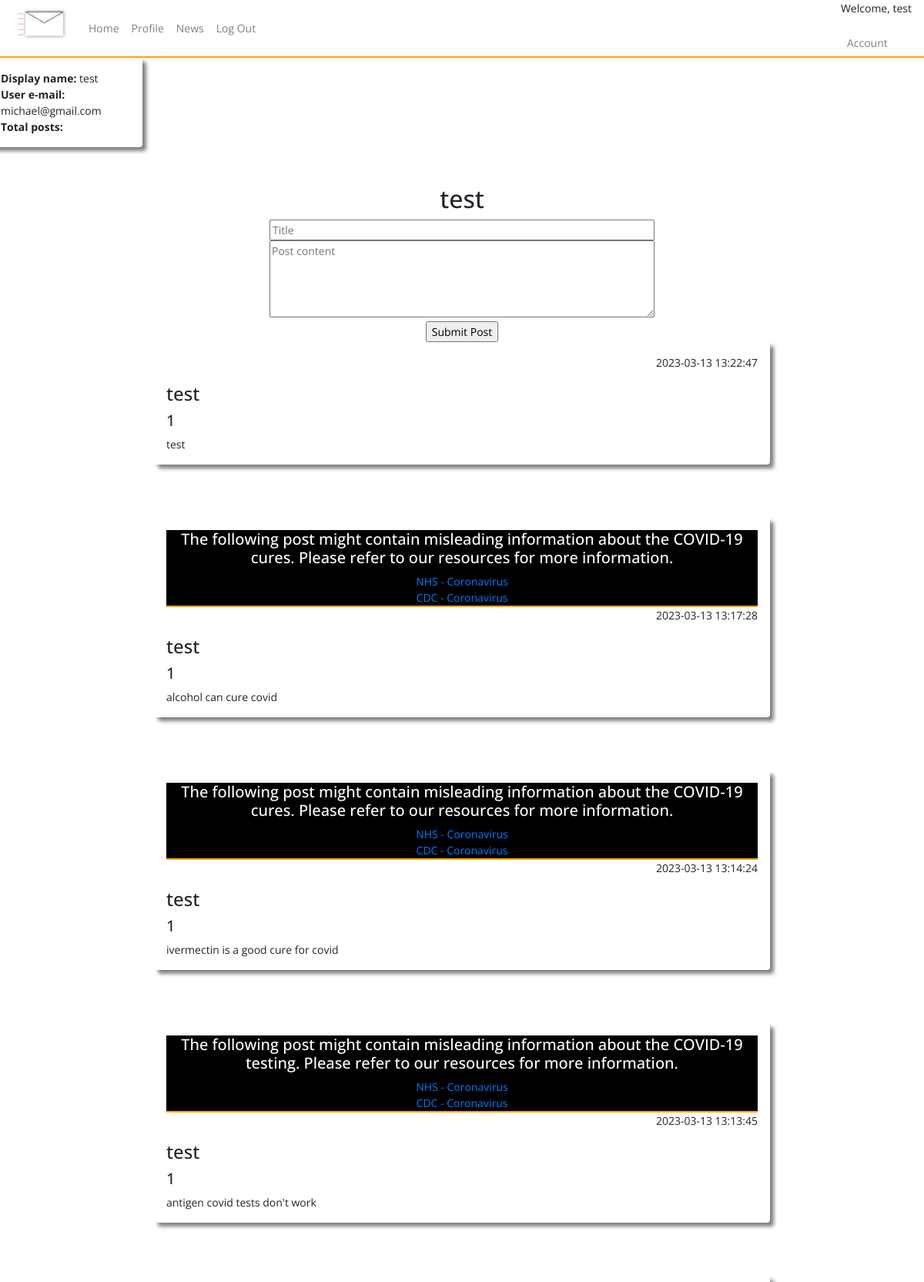
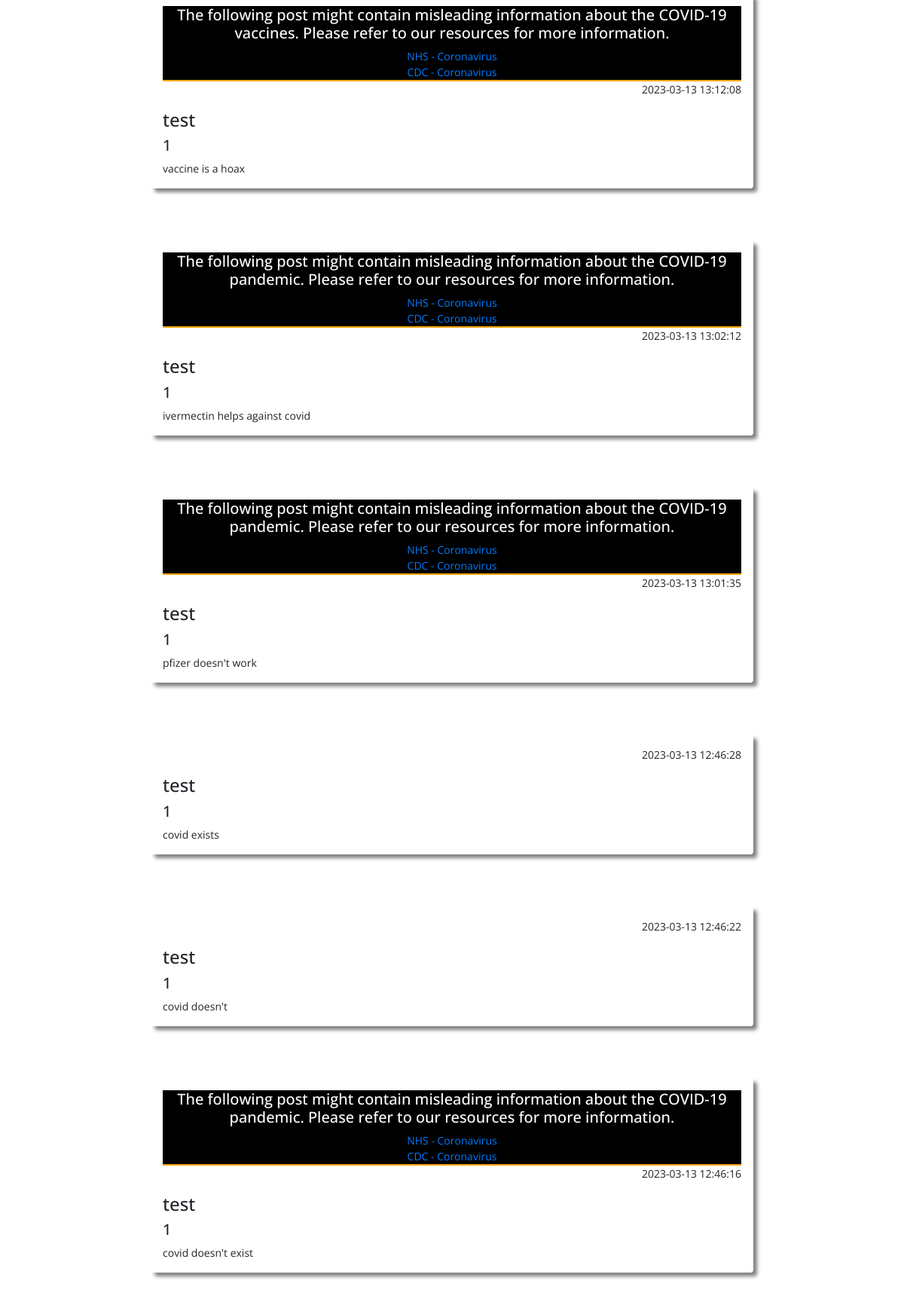
Page /index (signed in, upper part) on the committed database (2 pictures, top to bottom).
### tables this page shows
CREATE TABLE users (
    ID INTEGER PRIMARY KEY AUTOINCREMENT,
    username TEXT NOT NULL,
    password TEXT NOT NULL,
    email TEXT NOT NULL UNIQUE
, user_type VARCHAR, whitelisted text, blacklisted text);

CREATE TABLE posts (
    ID INTEGER PRIMARY KEY AUTOINCREMENT,
    title TEXT NOT NULL,
    content TEXT NOT NULL,
    by_user TEXT NOT NULL,
    created_at timestamp default current_timestamp
, userID integer, flag_covid text, blacklisted text, flag_vaccine text, flag_tests text, flag_cures text);

### app.py (the view)
@app.route("/index")
def posts():
   if not session.get('username'):
    return redirect(url_for('home'))
   posts=query_db('SELECT * FROM posts ORDER BY created_at DESC')
   user=query_db('SELECT * FROM users WHERE username = ?', [session['username']], True)
   return render_template('index.html', posts = posts, user = user)

### app.py (called while the page is built)
def query_db(query, args=(), one=False):
    con = g._database = sqlite3.connect(DATABASE)
    con.row_factory = sqlite3.Row
    cur = con.execute(query, args)
    rv = cur.fetchall()
    cur.close()
    return (rv[0] if rv else None) if one else rv

### templates/index.html (shortened to what this page needs)
{% include "layout.html" %}
{% include "nav.html" %}
<body>
<div class="row h-500 acc_snippet">
  <div class="col-4 shadow p-3 mb-5 rounded">
      <b>Display name:</b> {{ user.username }}<br>
      <b>User e-mail:</b> {{ user.email }}<br>
      <b>Total posts:</b>
  </div>
</div>
<div class="container-fluid create-post">
  <div class="row h-500">
    <div class="col">
      <h2>{{session.username}}</h2>
      <form action="{{ url_for('post_submit') }}" method="POST" id="post_form">
        <input type="text" placeholder="Title" name="title" style="width: 500px" required/><br>
        <textarea placeholder="Post content" form="post_form" name="content" style="height: 100px; width: 500px" required></textarea>
        <br/>
        <input type="submit" value="Submit Post" />
      </form>
</div>
</div>
</div>
    {% for post in posts %}
    <div class="shadow mx-auto posts p-3 mb-5 rounded">
    {% if post.flag_covid == "yes" %}
    <div class="flagged_post">
      <h5>The following post might contain misleading information about the COVID-19 pandemic. Please refer to our resources for more information.</h5>
      <a href="https://www.nhs.uk/conditions/coronavirus-covid-19/">NHS - Coronavirus </a><br>
      <a href="https://www.cdc.gov/coronavirus/2019-ncov/index.html">CDC - Coronavirus</a>
    </div>
    {% endif %}
    {% if post.flag_vaccine == "yes" %}
    <div class="flagged_post">
      <h5>The following post might contain misleading information about the COVID-19 vaccines. Please refer to our resources for more information.</h5>
      <a href="https://www.nhs.uk/conditions/coronavirus-covid-19/">NHS - Coronavirus </a><br>
      <a href="https://www.cdc.gov/coronavirus/2019-ncov/index.html">CDC - Coronavirus</a>
    </div>
    {% endif %}
    {% if post.flag_cures == "yes" %}
    <div class="flagged_post">
      <h5>The following post might contain misleading information about the COVID-19 cures. Please refer to our resources for more information.</h5>
      <a href="https://www.nhs.uk/conditions/coronavirus-covid-19/">NHS - Coronavirus </a><br>
      <a href="https://www.cdc.gov/coronavirus/2019-ncov/index.html">CDC - Coronavirus</a>
    </div>
    {% endif %}
    {% if post.flag_tests == "yes" %}
    <div class="flagged_post">
      <h5>The following post might contain misleading information about the COVID-19 testing. Please refer to our resources for more information.</h5>
      <a href="https://www.nhs.uk/conditions/coronavirus-covid-19/">NHS - Coronavirus </a><br>
      <a href="https://www.cdc.gov/coronavirus/2019-ncov/index.html">CDC - Coronavirus</a>
    </div>
    {% endif %}
    <p align="right">{{  post.created_at  }}</p>
    <h4>{{ post.by_user }}</h4>
    <h5>{{ post.title }}</h5>
    {{ post.content }}<br/>
    </div>
    <br/>
    {% endfor %}
</body>

### templates/layout.html (shortened to what this page needs)
<!doctype html>
<head>
  <link href="{{ url_for('static', filename='css/bootstrap.min.css') }}" rel="stylesheet">
  <link href="{{ url_for('static', filename='css/style.css') }}" rel="stylesheet">
  <link href="https://cdnjs.cloudflare.com/ajax/libs/toastr.js/latest/toastr.min.css" rel="stylesheet">
</head>

### templates/nav.html (shortened to what this page needs)
<nav class="navbar nav-main navbar-expand-lg navbar-light">
    <a class="navbar-brand">
      <img src="{{url_for('static', filename='assets/logo.png')}}" alt="logo" style="height: 75px;">
    </a>
    <div class="collapse navbar-collapse" id="navbarNav">
      <ul class="navbar-nav">
        <li class="nav-item">
          <a class="nav-link" href="{{ url_for('posts') }}">Home</a>
        </li>
        <li class="nav-item">
          <a class="nav-link" href="{{ url_for('profile') }}">Profile</a>
        </li>
        <li class="nav-item">
          <a class="nav-link" href="{{ url_for('news') }}">News</a>
        </li>
        <li class="nav-item">
          <a class="nav-link" href="{{ url_for('logout') }}">Log Out</a>
        </li>
      </ul>
    </div>
    <div class="welcome-session">
      <p>Welcome, {{session.username}}</p>
      <ul class="navbar-nav">
        <li class="nav-item">
          <a class="nav-link" href="{{ url_for('account_settings') }}">Account</a>
        </li>
      </ul>
    </div>
  </nav>

### static/css/style.css (style rules this page uses)
body { font-family: 'Open Sans', sans-serif; font-weight: 400px; font-size: 14px; }
.shadow { box-shadow: 5px 5px 5px grey; }
.posts { width: 800px; }
.create-post { margin-left: auto; margin-right: auto; justify-content: center; text-align: center; padding-top: -20px; }
.nav-main { background-color: rgb(255, 255, 255); border-bottom: 2px solid orange; height: 75px; }
.welcome-session { text-align: right; }
.acc_snippet { width: 50%; }
.flagged_post { text-align: center; background-color: black; color: white; border-bottom: 2px solid orange; height: auto; width: auto; }

### rows in the picture
users: username "test", email "michael@gmail.com"
posts: created_at "2023-03-13 13:22:47", by_user "test", title "1", content "test"
posts: flag_cures "NHS - Coronavirus", created_at "2023-03-13 13:17:28", by_user "test", title "1", content "alcohol can cure covid"
posts: flag_cures "NHS - Coronavirus", created_at "2023-03-13 13:14:24", by_user "test", title "1", content "ivermectin is a good cure for covid"
posts: flag_tests "NHS - Coronavirus", created_at "2023-03-13 13:13:45", by_user "test", title "1", content "antigen covid tests don't work"
posts: flag_vaccine "NHS - Coronavirus", created_at "2023-03-13 13:12:08", by_user "test", title "1", content "vaccine is a hoax"
posts: flag_covid "NHS - Coronavirus", created_at "2023-03-13 13:02:12", by_user "test", title "1", content "ivermectin helps against covid"
posts: flag_covid "NHS - Coronavirus", created_at "2023-03-13 13:01:35", by_user "test", title "1", content "pfizer doesn't work"
posts: created_at "2023-03-13 12:46:28", by_user "test", title "1", content "covid exists"
posts: created_at "2023-03-13 12:46:22", by_user "test", title "1", content "covid doesn't"
posts: flag_covid "NHS - Coronavirus", created_at "2023-03-13 12:46:16", by_user "test", title "1", content "covid doesn't exist"

### other values in the picture
{{ session.username }} "test"
